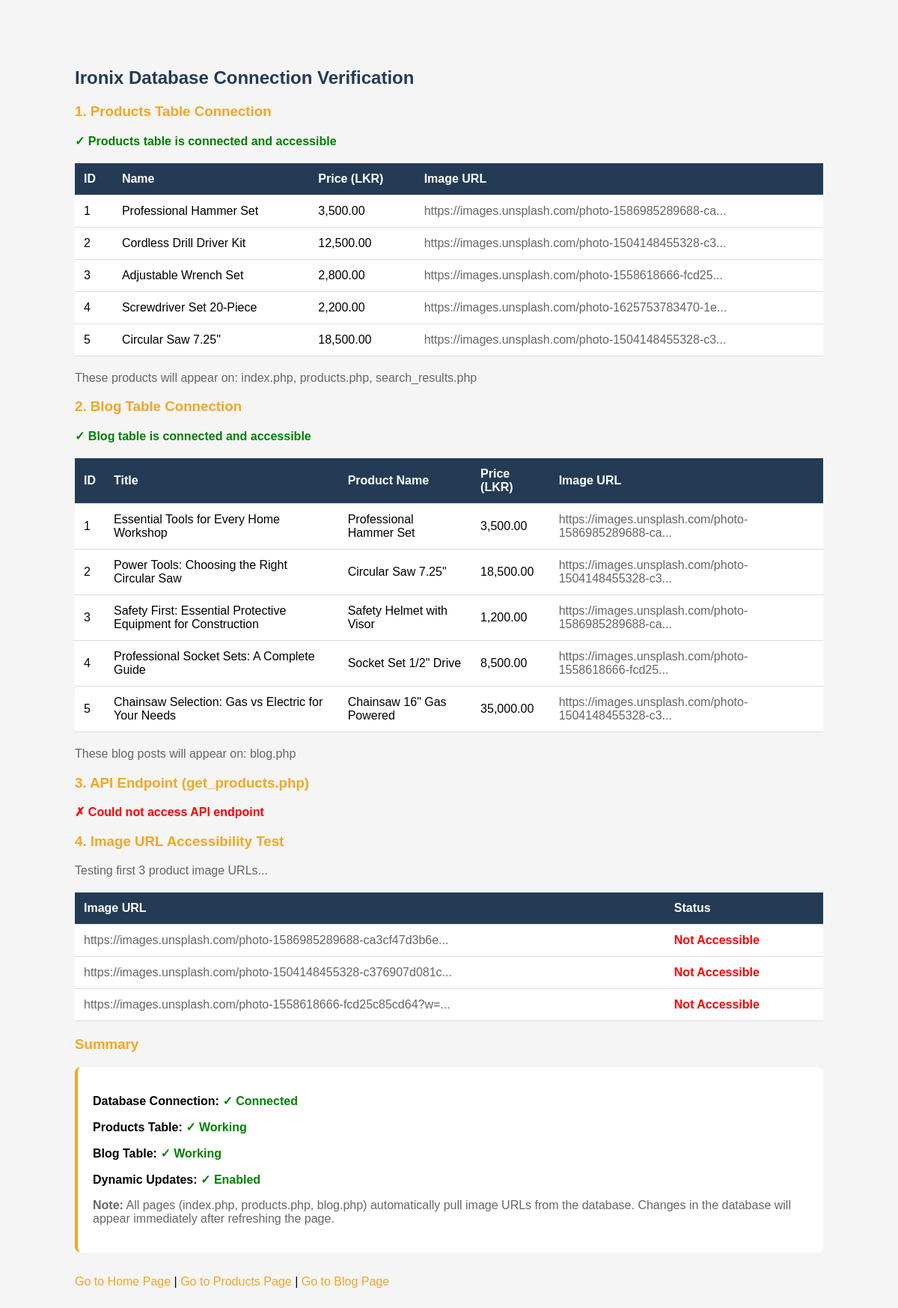
The app's page /verify_connections.php with its own data.
### tables this page shows
CREATE TABLE products (
    id INT AUTO_INCREMENT PRIMARY KEY,
    name VARCHAR(255) NOT NULL,
    description TEXT,
    price DECIMAL(10, 2) NOT NULL,
    image_url VARCHAR(500) NOT NULL,
    created_at TIMESTAMP DEFAULT CURRENT_TIMESTAMP,
    updated_at TIMESTAMP DEFAULT CURRENT_TIMESTAMP ON UPDATE CURRENT_TIMESTAMP
);

CREATE TABLE blog (
    id INT AUTO_INCREMENT PRIMARY KEY,
    title VARCHAR(255) NOT NULL,
    content TEXT,
    name VARCHAR(255) NOT NULL,
    description TEXT,
    price DECIMAL(10, 2) NOT NULL,
    image_url VARCHAR(500) NOT NULL,
    author VARCHAR(100),
    published_at TIMESTAMP DEFAULT CURRENT_TIMESTAMP,
    created_at TIMESTAMP DEFAULT CURRENT_TIMESTAMP,
    updated_at TIMESTAMP DEFAULT CURRENT_TIMESTAMP ON UPDATE CURRENT_TIMESTAMP
);

### verify_connections.php (the view, shortened to what this page needs)
<?php
$servername = "localhost";
$username = "root";
$password = "";
$dbname = "ironix";
$conn = new mysqli($servername, $username, $password, $dbname);
echo "<!DOCTYPE html><html><head><meta charset='UTF-8'><title>Connection Verification - Ironix</title>";
echo "<style>body{font-family:Arial,sans-serif;max-width:1000px;margin:50px auto;padding:20px;background:#f5f5f5;}";
echo "h2{color:#243b55;}h3{color:#f5a623;}table{width:100%;border-collapse:collapse;margin:20px 0;background:white;}";
echo "th,td{padding:12px;text-align:left;border-bottom:1px solid #ddd;}th{background:#243b55;color:white;}";
echo ".success{color:green;font-weight:bold;}.error{color:red;font-weight:bold;}.info{color:#666;}";
echo "a{color:#f5a623;text-decoration:none;}a:hover{text-decoration:underline;}</style></head><body>";
echo "<h2>Ironix Database Connection Verification</h2>";
echo "<h3>1. Products Table Connection</h3>";
$products_sql = "SELECT id, name, price, image_url FROM products LIMIT 5";
$products_result = $conn->query($products_sql);
if ($products_result && $products_result->num_rows > 0) {
    echo "<p class='success'>✓ Products table is connected and accessible</p>";
    echo "<table>";
    echo "<tr><th>ID</th><th>Name</th><th>Price (LKR)</th><th>Image URL</th></tr>";
    while($row = $products_result->fetch_assoc()) {
        $url_preview = strlen($row['image_url']) > 50 ? substr($row['image_url'], 0, 50) . '...' : $row['image_url'];
        echo "<tr>";
        echo "<td>" . htmlspecialchars($row['id']) . "</td>";
        echo "<td>" . htmlspecialchars($row['name']) . "</td>";
        echo "<td>" . number_format($row['price'], 2) . "</td>";
        echo "<td class='info' title='" . htmlspecialchars($row['image_url']) . "'>" . htmlspecialchars($url_preview) . "</td>";
        echo "</tr>";
    }
    echo "</table>";
    echo "<p class='info'>These products will appear on: index.php, products.php, search_results.php</p>";
} else {
    echo "<p class='error'>✗ No products found. Run insert_sample_data.php to add sample products.</p>";
}
echo "<h3>2. Blog Table Connection</h3>";
$blog_sql = "SELECT id, title, name, price, image_url FROM blog LIMIT 5";
$blog_result = $conn->query($blog_sql);
if ($blog_result && $blog_result->num_rows > 0) {
    echo "<p class='success'>✓ Blog table is connected and accessible</p>";
    echo "<table>";
    echo "<tr><th>ID</th><th>Title</th><th>Product Name</th><th>Price (LKR)</th><th>Image URL</th></tr>";
    while($row = $blog_result->fetch_assoc()) {
        $url_preview = strlen($row['image_url']) > 50 ? substr($row['image_url'], 0, 50) . '...' : $row['image_url'];
        echo "<tr>";
        echo "<td>" . htmlspecialchars($row['id']) . "</td>";
        echo "<td>" . htmlspecialchars($row['title']) . "</td>";
        echo "<td>" . htmlspecialchars($row['name']) . "</td>";
        echo "<td>" . number_format($row['price'], 2) . "</td>";
        echo "<td class='info' title='" . htmlspecialchars($row['image_url']) . "'>" . htmlspecialchars($url_preview) . "</td>";
        echo "</tr>";
    }
    echo "</table>";
    echo "<p class='info'>These blog posts will appear on: blog.php</p>";
} else {
    echo "<p class='error'>✗ No blog posts found. Run insert_sample_data.php to add sample blog posts.</p>";
}
echo "<h3>3. API Endpoint (get_products.php)</h3>";
$api_test = file_get_contents('http://localhost/Ironix/get_products.php?all=1');
if ($api_test) {
    $api_data = json_decode($api_test, true);
    if ($api_data && isset($api_data['products'])) {
        echo "<p class='success'>✓ API endpoint is working</p>";
        echo "<p class='info'>Found " . count($api_data['products']) . " products via API</p>";
        echo "<p class='info'>This API is used by: index.php</p>";
    } else {
        echo "<p class='error'>✗ API returned invalid data</p>";
    }
} else {
    echo "<p class='error'>✗ Could not access API endpoint</p>";
}
echo "<h3>4. Image URL Accessibility Test</h3>";
$test_sql = "SELECT image_url FROM products WHERE image_url IS NOT NULL AND image_url != '' LIMIT 3";
$test_result = $conn->query($test_sql);
if ($test_result && $test_result->num_rows > 0) {
    echo "<p class='info'>Testing first 3 product image URLs...</p>";
    echo "<table>";
    echo "<tr><th>Image URL</th><th>Status</th></tr>";
    while($row = $test_result->fetch_assoc()) {
        $url = $row['image_url'];
        $headers = @get_headers($url, 1);
        $status = $headers && strpos($headers[0], '200') !== false ? 'Accessible' : 'Not Accessible';
        $status_class = $status === 'Accessible' ? 'success' : 'error';
        $url_preview = strlen($url) > 60 ? substr($url, 0, 60) . '...' : $url;
        echo "<tr>";
        echo "<td class='info' title='" . htmlspecialchars($url) . "'>" . htmlspecialchars($url_preview) . "</td>";
        echo "<td class='$status_class'>$status</td>";
        echo "</tr>";
    }
    echo "</table>";
} else {
    echo "<p class='error'>✗ No image URLs found to test</p>";
}
echo "<h3>Summary</h3>";
echo "<div style='background:#fff;padding:20px;border-radius:8px;border-left:4px solid #f5a623;'>";
echo "<p><strong>Database Connection:</strong> <span class='success'>✓ Connected</span></p>";
echo "<p><strong>Products Table:</strong> " . ($products_result && $products_result->num_rows > 0 ? "<span class='success'>✓ Working</span>" : "<span class='error'>✗ Empty</span>") . "</p>";
echo "<p><strong>Blog Table:</strong> " . ($blog_result && $blog_result->num_rows > 0 ? "<span class='success'>✓ Working</span>" : "<span class='error'>✗ Empty</span>") . "</p>";
echo "<p><strong>Dynamic Updates:</strong> <span class='success'>✓ Enabled</span></p>";
echo "<p class='info'><strong>Note:</strong> All pages (index.php, products.php, blog.php) automatically pull image URLs from the database. Changes in the database will appear immediately after refreshing the page.</p>";
echo "</div>";
echo "<p style='margin-top:30px;'><a href='index.php'>Go to Home Page</a> | <a href='products.php'>Go to Products Page</a> | <a href='blog.php'>Go to Blog Page</a></p>";
echo "</body></html>";
?>

### records on screen
products: id "1", name "Professional Hammer Set", price "3,500.00", image_url "https://images.unsplash.com/photo-1586985289688-ca..."
products: id "2", name "Cordless Drill Driver Kit", price "12,500.00", image_url "https://images.unsplash.com/photo-1504148455328-c3..."
products: id "3", name "Adjustable Wrench Set", price "2,800.00", image_url "https://images.unsplash.com/photo-1558618666-fcd25..."
products: id "4", name "Screwdriver Set 20-Piece", price "2,200.00", image_url "https://images.unsplash.com/photo-1625753783470-1e..."
products: id "5", name "Circular Saw 7.25\"", price "18,500.00", image_url "https://images.unsplash.com/photo-1504148455328-c3..."
blog: id "1", title "Essential Tools for Every Home Workshop", name "Professional Hammer Set", price "3,500.00", image_url "https://images.unsplash.com/photo-1586985289688-ca..."
blog: id "2", title "Power Tools: Choosing the Right Circular Saw", name "Circular Saw 7.25\"", price "18,500.00", image_url "https://images.unsplash.com/photo-1504148455328-c3..."
blog: id "3", title "Safety First: Essential Protective Equipment for Construction", name "Safety Helmet with Visor", price "1,200.00", image_url "https://images.unsplash.com/photo-1586985289688-ca..."
blog: id "4", title "Professional Socket Sets: A Complete Guide", name "Socket Set 1/2\" Drive", price "8,500.00", image_url "https://images.unsplash.com/photo-1558618666-fcd25..."
blog: id "5", title "Chainsaw Selection: Gas vs Electric for Your Needs", name "Chainsaw 16\" Gas Powered", price "35,000.00", image_url "https://images.unsplash.com/photo-1504148455328-c3..."

### other values on screen
$url_preview "https://images.unsplash.com/photo-1586985289688-ca3cf47d3b6e..."
$status "Not Accessible"
$url_preview "https://images.unsplash.com/photo-1504148455328-c376907d081c..."
$url_preview "https://images.unsplash.com/photo-1558618666-fcd25c85cd64?w=..."
